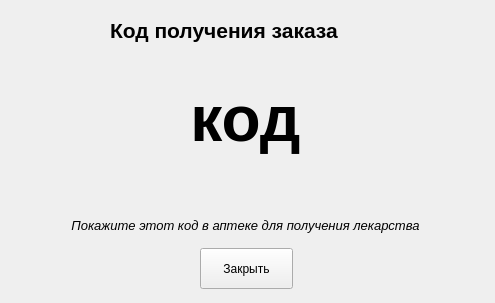
<?xml version="1.0" encoding="UTF-8"?>
<ui version="4.0">
 <class>OrderCode</class>
 <widget class="QWidget" name="OrderCode">
  <property name="geometry">
   <rect>
    <x>0</x>
    <y>0</y>
    <width>495</width>
    <height>303</height>
   </rect>
  </property>
  <property name="windowTitle">
   <string>Form</string>
  </property>
  <widget class="QLabel" name="label">
   <property name="geometry">
    <rect>
     <x>110</x>
     <y>10</y>
     <width>301</width>
     <height>41</height>
    </rect>
   </property>
   <property name="font">
    <font>
     <pointsize>15</pointsize>
    </font>
   </property>
   <property name="text">
    <string>&lt;html&gt;&lt;head/&gt;&lt;body&gt;&lt;p&gt;&lt;span style=&quot; font-size:16pt; font-weight:700;&quot;&gt;Код получения заказа&lt;/span&gt;&lt;/p&gt;&lt;/body&gt;&lt;/html&gt;</string>
   </property>
  </widget>
  <widget class="QLabel" name="codeLabel">
   <property name="geometry">
    <rect>
     <x>20</x>
     <y>70</y>
     <width>451</width>
     <height>101</height>
    </rect>
   </property>
   <property name="font">
    <font>
     <pointsize>44</pointsize>
     <bold>true</bold>
    </font>
   </property>
   <property name="text">
    <string>&lt;html&gt;&lt;head/&gt;&lt;body&gt;&lt;p align=&quot;center&quot;&gt;&lt;span style=&quot; font-size:48pt;&quot;&gt;код&lt;/span&gt;&lt;/p&gt;&lt;/body&gt;&lt;/html&gt;</string>
   </property>
   <property name="alignment">
    <set>Qt::AlignmentFlag::AlignCenter</set>
   </property>
  </widget>
  <widget class="QLabel" name="label_2">
   <property name="geometry">
    <rect>
     <x>0</x>
     <y>190</y>
     <width>491</width>
     <height>71</height>
    </rect>
   </property>
   <property name="text">
    <string>&lt;html&gt;&lt;head/&gt;&lt;body&gt;&lt;p align=&quot;center&quot;&gt;&lt;span style=&quot; font-size:10pt; font-style:italic;&quot;&gt;Покажите этот код в аптеке для получения лекарства&lt;/span&gt;&lt;/p&gt;&lt;/body&gt;&lt;/html&gt;</string>
   </property>
  </widget>
  <widget class="QPushButton" name="closeButton">
   <property name="geometry">
    <rect>
     <x>200</x>
     <y>248</y>
     <width>93</width>
     <height>41</height>
    </rect>
   </property>
   <property name="text">
    <string>Закрыть</string>
   </property>
  </widget>
 </widget>
 <resources/>
 <connections/>
</ui>
